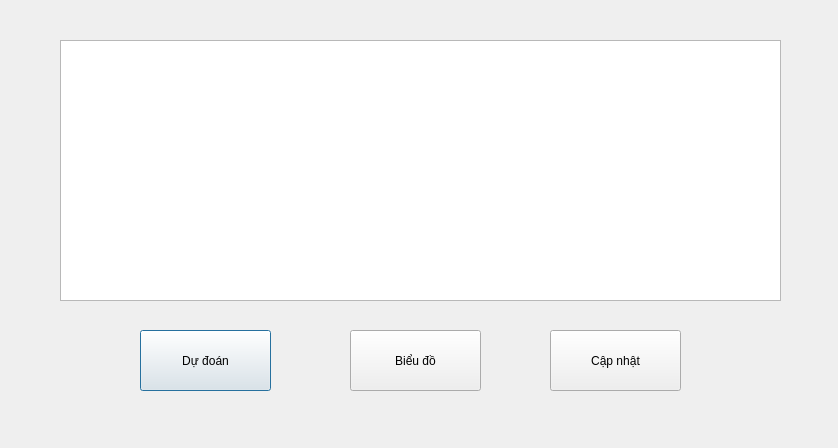
<?xml version="1.0" encoding="UTF-8"?>
<ui version="4.0">
 <class>Dialog</class>
 <widget class="QDialog" name="Dialog">
  <property name="geometry">
   <rect>
    <x>0</x>
    <y>0</y>
    <width>838</width>
    <height>448</height>
   </rect>
  </property>
  <property name="windowTitle">
   <string>Dialog</string>
  </property>
  <widget class="QPushButton" name="btnDuDoan">
   <property name="geometry">
    <rect>
     <x>140</x>
     <y>330</y>
     <width>131</width>
     <height>61</height>
    </rect>
   </property>
   <property name="text">
    <string>Dự đoán</string>
   </property>
  </widget>
  <widget class="QTableView" name="tableView">
   <property name="geometry">
    <rect>
     <x>60</x>
     <y>40</y>
     <width>721</width>
     <height>261</height>
    </rect>
   </property>
  </widget>
  <widget class="QPushButton" name="btnBieuDo">
   <property name="geometry">
    <rect>
     <x>350</x>
     <y>330</y>
     <width>131</width>
     <height>61</height>
    </rect>
   </property>
   <property name="text">
    <string>Biểu đồ</string>
   </property>
  </widget>
  <widget class="QPushButton" name="btnCapNhat">
   <property name="geometry">
    <rect>
     <x>550</x>
     <y>330</y>
     <width>131</width>
     <height>61</height>
    </rect>
   </property>
   <property name="text">
    <string>Cập nhật</string>
   </property>
  </widget>
 </widget>
 <resources/>
 <connections/>
</ui>
